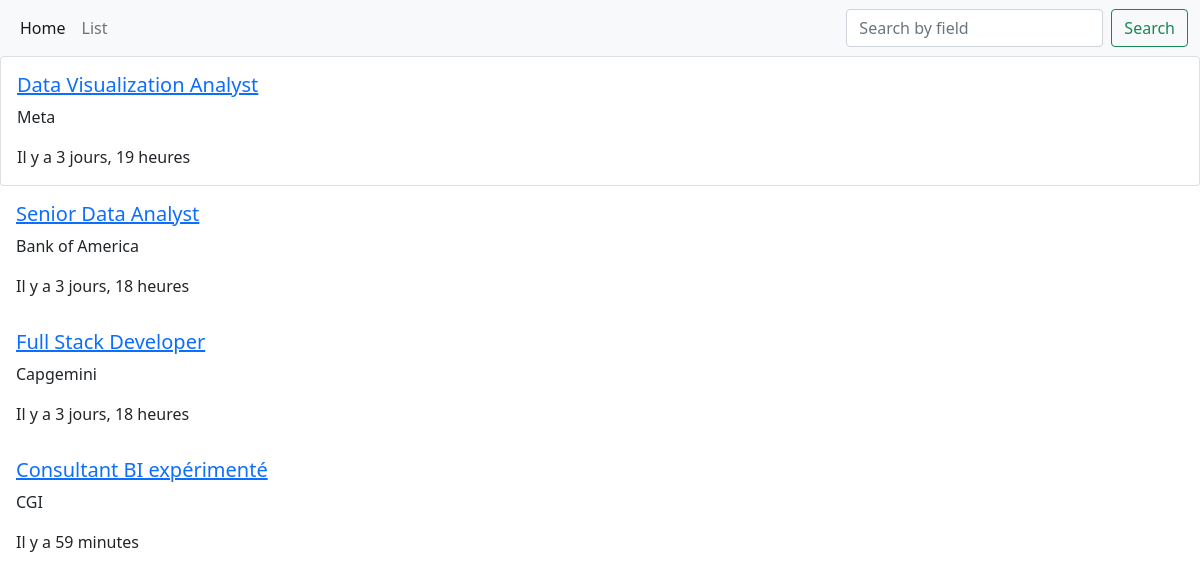
Screenshot of /job_list/ with the database file from the repository.
### jobportal/models.py (models this page shows, shortened)
class JobInformation(models.Model):
    title           = models.CharField(max_length=100, null=False)
    description     = models.TextField(null=False, blank=True)
    published_date  = models.DateTimeField(auto_now_add=True)
    salary          = models.CharField(max_length=100, null=False)
    company         = models.ForeignKey(Company, on_delete = models.CASCADE)
    contract_type_choices  = [
      ('Permanent contract','permanent contract'),
      ('Fixed-term contract','fixed-term contract'),]
    contract_type   = models.CharField(max_length=100, choices=contract_type_choices)
    is_published    = models.BooleanField(default=False)
    slug            = models.SlugField(unique = True)
    def get_absolute_url(self):
        return reverse('job_detail', kwargs={'slug':self.slug})

class Company(models.Model):
    name            = models.CharField(max_length=100, null=False)
    activity        = models.CharField(max_length=20, null=False)
    size_choices  = [
      ('Less than 6 employees','less than 6 employees'),
      ('Between 6 and 49 employees','between 6 and 49 employees'),
      ('Between 50 and 199 employees','between 50 and 199 employees'),
      ('More than 200 employees','more than 200 employees'),]
    size            = models.CharField(max_length=100, choices=size_choices)
    infos           = models.TextField(null=False, blank=True)
    website         = models.CharField(max_length=100, null=False, blank=True)
    headquarters    = models.ForeignKey(CompanyAddress, on_delete = models.CASCADE)
    slug            = models.SlugField(unique = True)
    def __str__(self):
        return self.name

### jobportal/views.py (the view)
# urls.py: path('job_list/', views.job_list, name ='job_list'),
def job_list(request):
    jobs = JobInformation.objects.all()
    context = {'jobs': jobs}
    return render(request, 'job_list.html', context)

### jobportal/templates/job_list.html (shortened to what this page needs)
<!DOCTYPE html>
{% extends 'base.html' %}
{% load static %}
   <body> {% block content %}
        <div class="card" >{% for f in jobs %}
            <div class="card-body">
                <h5 class="card-title"><a href="{{ f.get_absolute_url }}">{{ f.title }}</a></h5>
                <p class="card-text">{{ f.company }}</p>
				<p class="card-text">Il y a {{ f.published_date|timesince }}</p>
            </div>
        </div>  {% endfor %}
   </body> {% endblock %}

### jobportal/templates/base.html (shortened to what this page needs)
<!DOCTYPE html>
{% load static %}
<html lang="fr">
  <head>
	<link href="https://cdn.jsdelivr.net/npm/bootstrap@5.1.3/dist/css/bootstrap.min.css" rel="stylesheet">
  </head>
  <body>
       <nav class="navbar navbar-expand-lg navbar-light bg-light">
            <div class="container-fluid">
                <div class="collapse navbar-collapse" id="navbarText">
                    <ul class="navbar-nav me-auto mb-2 mb-lg-0">
                        <li class="nav-item">
                            <a class="nav-link active" aria-current="page" href="{% url 'index' %}">Home</a>
                       </li>
                       <li class="nav-item">
                            <a class="nav-link" href="{% url 'job_list' %}">List</a>
                       </li>
                   </ul>
                   <form class="d-flex" method="GET" action="{% url 'search_results' %}">
                       <input class="form-control me-2" type="search" name="q" placeholder="Search by field" aria-label="Search">
                       <button class="btn btn-outline-success" type="submit">Search</button>
                   </form>
               </div>
           </div>
       </nav>
	    {% block content %}
		{% endblock %}
  </body>
</html>

### rows the page displays
JobInformation: title "Data Visualization Analyst", company "Meta", published_date "3 jours, 19 heures"
JobInformation: title "Senior Data Analyst", company "Bank of America", published_date "3 jours, 18 heures"
JobInformation: title "Full Stack Developer", company "Capgemini", published_date "3 jours, 18 heures"
JobInformation: title "Consultant BI expérimenté", company "CGI", published_date "59 minutes"
